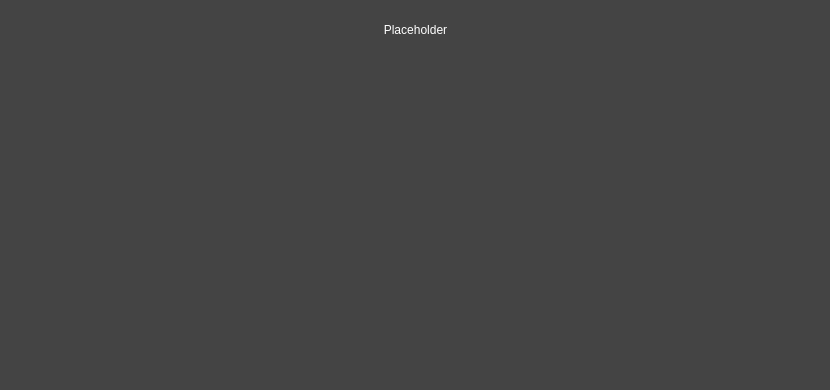
<?xml version="1.0" encoding="UTF-8"?>
<ui version="4.0">
 <class>AssetsPage</class>
 <widget class="QWidget" name="AssetsPage">
  <property name="geometry">
   <rect>
    <x>0</x>
    <y>0</y>
    <width>830</width>
    <height>390</height>
   </rect>
  </property>
  <property name="maximumSize">
   <size>
    <width>850</width>
    <height>390</height>
   </size>
  </property>
  <property name="windowTitle">
   <string>Form</string>
  </property>
  <property name="styleSheet">
   <string notr="true"/>
  </property>
  <widget class="QFrame" name="frame">
   <property name="geometry">
    <rect>
     <x>0</x>
     <y>0</y>
     <width>830</width>
     <height>390</height>
    </rect>
   </property>
   <property name="maximumSize">
    <size>
     <width>16777215</width>
     <height>390</height>
    </size>
   </property>
   <property name="styleSheet">
    <string notr="true">color: white; background: #444444; border: none;</string>
   </property>
   <property name="frameShape">
    <enum>QFrame::StyledPanel</enum>
   </property>
   <property name="frameShadow">
    <enum>QFrame::Raised</enum>
   </property>
   <widget class="QLabel" name="label_2">
    <property name="geometry">
     <rect>
      <x>260</x>
      <y>21</y>
      <width>311</width>
      <height>17</height>
     </rect>
    </property>
    <property name="text">
     <string>Placeholder</string>
    </property>
    <property name="alignment">
     <set>Qt::AlignCenter</set>
    </property>
   </widget>
  </widget>
 </widget>
 <resources/>
 <connections/>
</ui>
